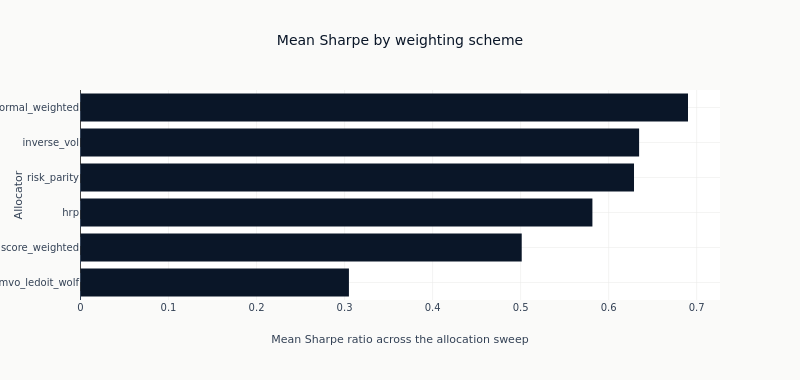

Source (notebook cell):
### Code cell
ordered = alloc_comparison.sort("avg_sharpe")
fig = go.Figure(
    go.Bar(
        x=ordered["avg_sharpe"].to_list(),
        y=ordered["allocator"].to_list(),
        orientation="h",
        marker_color=COLORS["blue"],
        showlegend=False,
    )
)
fig.add_vline(x=0, line_width=1, line_dash="dash", line_color=COLORS["neutral"])
fig.update_xaxes(title_text="Mean Sharpe ratio across the allocation sweep")
fig.update_yaxes(title_text="Allocator")
fig.update_layout(
    title="Mean Sharpe by weighting scheme",
    height=380,
    width=800,
    margin=dict(t=90),
)
_span = ordered["avg_sharpe"]
show_plotly_with_alt(
    fig,
    "Horizontal bar chart of the mean Sharpe ratio of every allocation-stage backtest, one bar per "
    f"weighting scheme, with a dashed line at zero. Counted from the frame: {ordered.height} "
    f"allocators, mean Sharpe from {_span.min():+.3f} to {_span.max():+.3f}.",
)

### Figure 1 — Plotly figure (JSON) as saved in the notebook; plotly's stock layout.template omitted (floating-point values rounded to 4 significant figures)
{"data": [{"marker": {"color": "#0a1628"}, "orientation": "h", "showlegend": false, "type": "bar", "x": [0.305, 0.5013, 0.5816, 0.6288, 0.6346, 0.6902], "y": ["mvo_ledoit_wolf", "score_weighted", "hrp", "risk_parity", "inverse_vol", "conformal_weighted"]}], "layout": {"height": 380, "margin": {"t": 90}, "shapes": [{"line": {"color": "#334155", "dash": "dash", "width": 1}, "type": "line", "x0": 0, "x1": 0, "xref": "x", "y0": 0, "y1": 1, "yref": "y domain"}], "title": {"text": "Mean Sharpe by weighting scheme"}, "width": 800, "xaxis": {"title": {"text": "Mean Sharpe ratio across the allocation sweep"}}, "yaxis": {"title": {"text": "Allocator"}}}}
